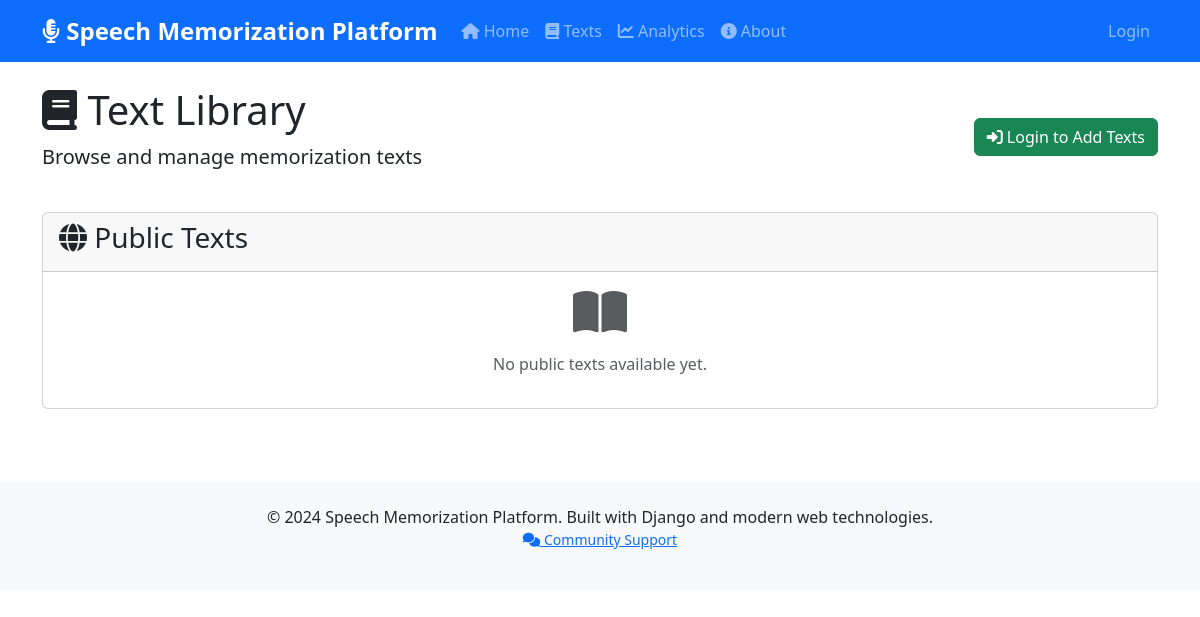
The page /texts/ on the database as committed earlier.
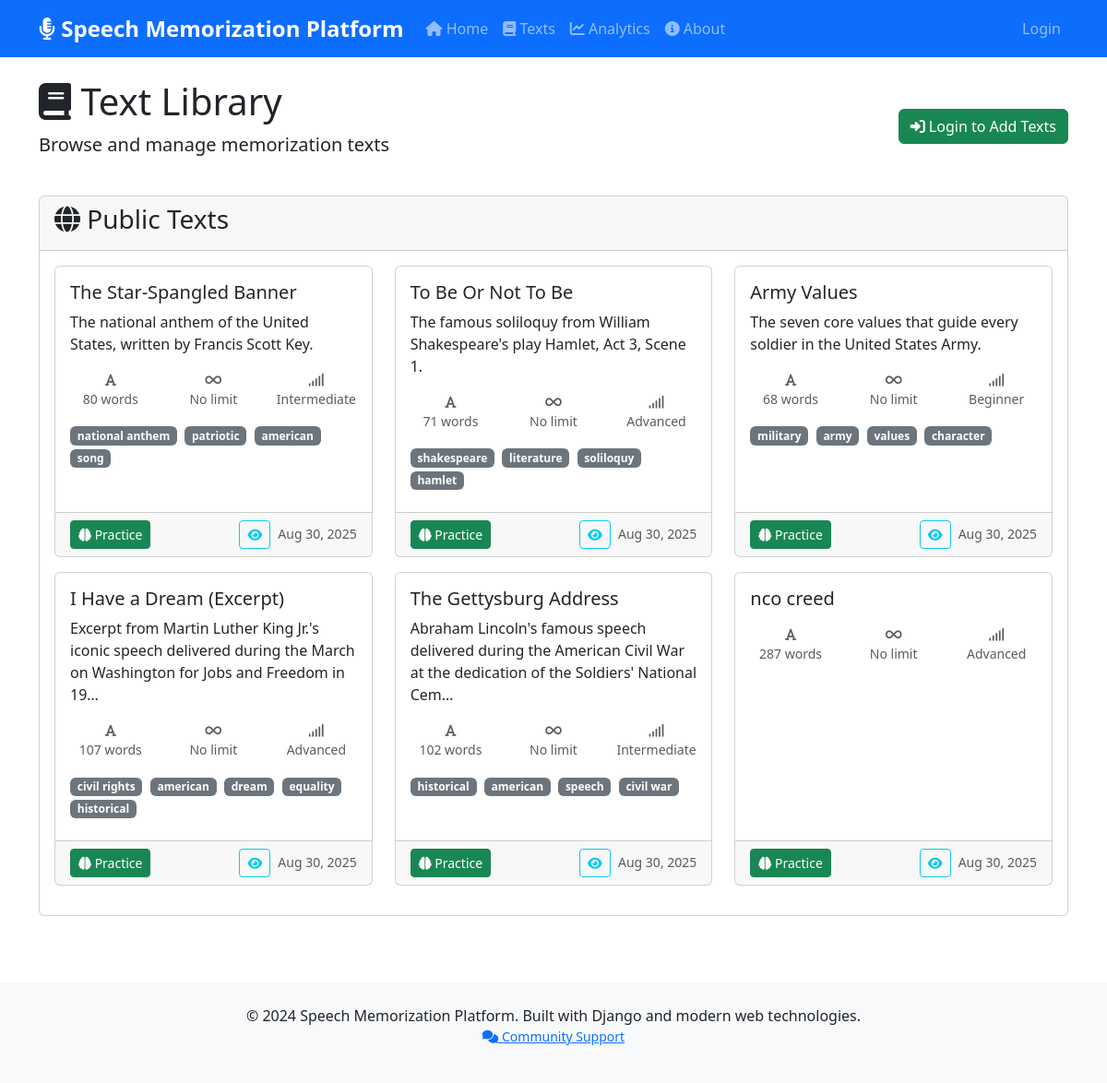
The same page on the database as committed later.
### memorization/models.py (models this page shows, shortened)
class Text(models.Model):
    DIFFICULTY_CHOICES = [
        ('beginner', 'Beginner'),
        ('intermediate', 'Intermediate'),
        ('advanced', 'Advanced'),
        ('expert', 'Expert'),
    ]
    title = models.CharField(max_length=200)
    content = models.TextField()
    description = models.TextField(blank=True, null=True)
    tags = models.CharField(max_length=500, blank=True, help_text="Comma-separated tags")
    difficulty = models.CharField(max_length=20, choices=DIFFICULTY_CHOICES, default='beginner')
    time_limit = models.PositiveIntegerField(null=True, blank=True, help_text="Suggested time limit in minutes")
    created_by = models.ForeignKey(User, on_delete=models.CASCADE, related_name='created_texts')
    created_at = models.DateTimeField(auto_now_add=True)
    updated_at = models.DateTimeField(auto_now=True)
    is_public = models.BooleanField(default=False)
    word_count = models.PositiveIntegerField(default=0)
    class Meta:
        ordering = ['-created_at']
    def get_tags_list(self):
        if self.tags:
            return [tag.strip() for tag in self.tags.split(',')]
        return []

### memorization/views.py (the view)
# urls.py: path('texts/', views.text_list, name='text_list'),
def text_list(request):
    form = TextSearchForm(request.GET)
    public_texts = Text.objects.filter(is_public=True).order_by('-created_at')
    user_texts = []
    if request.user.is_authenticated:
        user_texts = Text.objects.filter(created_by=request.user).order_by('-created_at')
    if form.is_valid():
        search_query = form.cleaned_data.get('search')
        difficulty = form.cleaned_data.get('difficulty')
        tag = form.cleaned_data.get('tag')
        my_texts_only = form.cleaned_data.get('my_texts_only')
        if search_query:
            search_filter = Q(title__icontains=search_query) | \
                          Q(description__icontains=search_query) | \
                          Q(tags__icontains=search_query)
            public_texts = public_texts.filter(search_filter)
            user_texts = user_texts.filter(search_filter) if user_texts else []
        if difficulty:
            public_texts = public_texts.filter(difficulty=difficulty)
            user_texts = user_texts.filter(difficulty=difficulty) if user_texts else []
        if tag:
            public_texts = public_texts.filter(tags__icontains=tag)
            user_texts = user_texts.filter(tags__icontains=tag) if user_texts else []
        if my_texts_only and request.user.is_authenticated:
            public_texts = Text.objects.none()  # Hide public texts
    paginator = Paginator(public_texts, 12)
    page_number = request.GET.get('page')
    public_texts = paginator.get_page(page_number)
    context = {
        'public_texts': public_texts,
        'user_texts': user_texts[:12],  # Limit user texts to 12
        'search_form': form,
    }
    return render(request, 'core/text_list.html', context)

### templates/core/text_list.html (shortened to what the changed rows need)
{% extends 'base.html' %}
{% block content %}
<div class="row">
    <div class="col-12">
        <div class="d-flex justify-content-between align-items-center mb-4">
            <div>
                <h1><i class="fas fa-book"></i> Text Library</h1>
            </div>
        </div>
    </div>
</div>
<div class="row">
    <div class="col-12">
        <div class="card mb-4">
            <div class="card-body">
                {% if public_texts %}
                    <div class="row">
                        {% for text in public_texts %}
                            <div class="col-lg-4 col-md-6 mb-3">
                                <div class="card h-100">
                                    <div class="card-body">
                                        <h5 class="card-title">{{ text.title }}</h5>
                                        <p class="card-text">{{ text.description|truncatechars:120 }}</p>
                                        <div class="row text-center text-muted small mb-3">
                                            <div class="col-4">
                                                <i class="fas fa-font"></i><br>
                                                {{ text.word_count }} words
                                            </div>
                                            <div class="col-4">
                                                {% if text.time_limit %}
                                                    <i class="fas fa-clock"></i><br>
                                                    {{ text.time_limit }} min
                                                {% else %}
                                                    <i class="fas fa-infinity"></i><br>
                                                    No limit
                                                {% endif %}
                                            </div>
                                            <div class="col-4">
                                                <i class="fas fa-signal"></i><br>
                                                {{ text.get_difficulty_display }}
                                            </div>
                                        </div>
                                        {% if text.tags %}
                                            <div class="mb-2">
                                                {% for tag in text.get_tags_list %}
                                                    <span class="badge bg-secondary me-1">{{ tag }}</span>
                                                {% endfor %}
                                            </div>
                                        {% endif %}
                                    </div>
                                    <div class="card-footer">
                                        <div class="d-flex justify-content-between">
                                            <div class="btn-group btn-group-sm" role="group">
                                                <a href="{% url 'practice_text' text.id %}" class="btn btn-success">
                                                    <i class="fas fa-brain"></i> Practice
                                                </a>
                                            </div>
                                            <div>
                                                <a href="{% url 'text_detail' text.id %}" class="btn btn-outline-info btn-sm me-1">
                                                    <i class="fas fa-eye"></i>
                                                </a>
                                                <small class="text-muted">
                                                    {{ text.created_at|date:"M d, Y" }}
                                                </small>
                                            </div>
                                        </div>
                                    </div>
                                </div>
                            </div>
                        {% endfor %}
                    </div>
                {% else %}
                    <div class="text-center text-muted">
                        <i class="fas fa-book-open fa-3x mb-3"></i>
                        <p>No public texts available yet.</p>
                    </div>
                {% endif %}
            </div>
        </div>
    </div>
</div>
{% endblock %}

Rows that differ between the two databases and show on the page:
added Text: title "The Star-Spangled Banner", description "The national anthem of the United States, written by Francis Scott Key.", word_count "80", shows "No limit", difficulty "Intermediate", get_tags_list "national anthem" "patriotic" "american" "song", created_at "Aug 30, 2025"
added Text: title "To Be Or Not To Be", description "The famous soliloquy from William Shakespeare's play Hamlet, Act 3, Scene 1.", word_count "71", shows "No limit", difficulty "Advanced", get_tags_list "shakespeare" "literature" "soliloquy" "hamlet", created_at "Aug 30, 2025"
added Text: title "Army Values", description "The seven core values that guide every soldier in the United States Army.", word_count "68", shows "No limit", difficulty "Beginner", get_tags_list "military" "army" "values" "character", created_at "Aug 30, 2025"
added Text: title "I Have a Dream (Excerpt)", description "Excerpt from Martin Luther King Jr.'s iconic speech delivered during the March on Washington for Jobs and Freedom in 19…", word_count "107", shows "No limit", difficulty "Advanced", get_tags_list "civil rights" "american" "dream" "equality" "historical", created_at "Aug 30, 2025"
added Text: title "The Gettysburg Address", description "Abraham Lincoln's famous speech delivered during the American Civil War at the dedication of the Soldiers' National Cem…", word_count "102", shows "No limit", difficulty "Intermediate", get_tags_list "historical" "american" "speech" "civil war", created_at "Aug 30, 2025"
added Text: title "nco creed", word_count "287", shows "No limit", difficulty "Advanced", created_at "Aug 30, 2025"
Other text that changed with them:
text no longer shown: "No public texts available yet."
